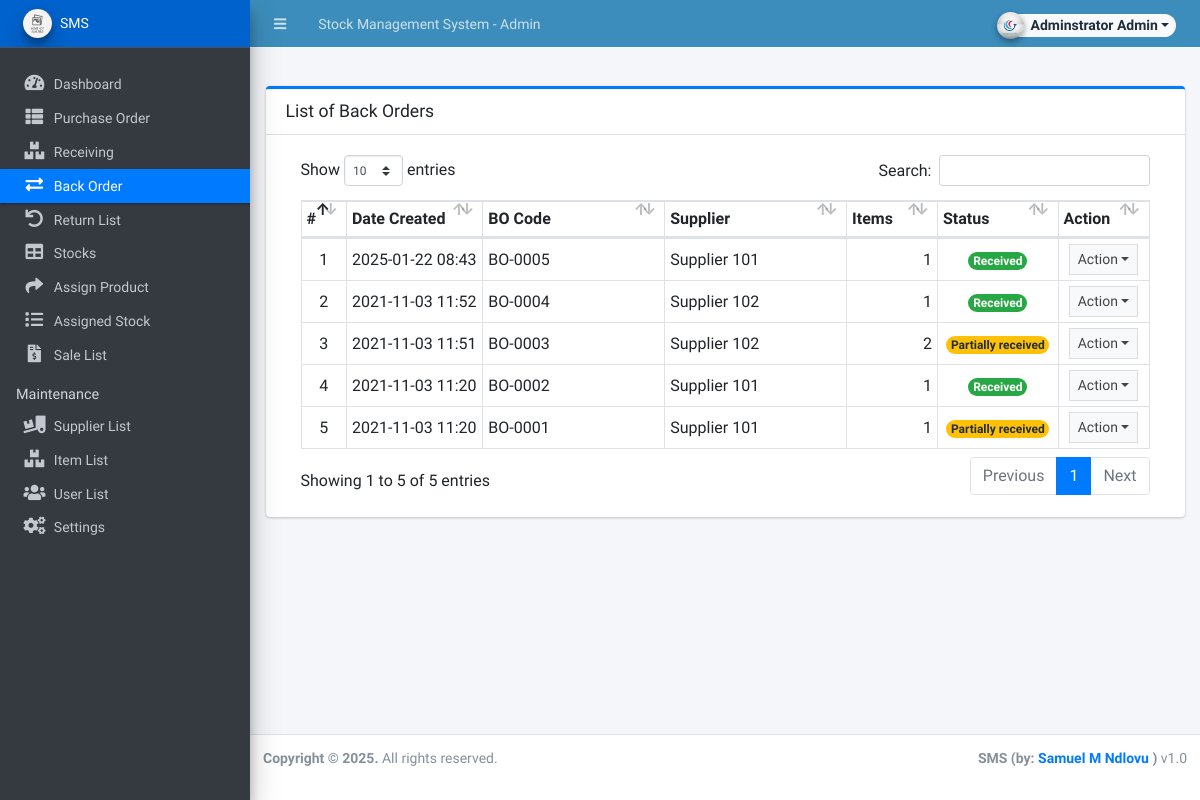
The app's page /admin/?page=back_order (signed in) with its own data.
### tables this page shows
CREATE TABLE `back_order_list` (
  `id` int(30) NOT NULL,
  `receiving_id` int(30) NOT NULL,
  `po_id` int(30) NOT NULL,
  `bo_code` varchar(50) NOT NULL,
  `supplier_id` int(30) NOT NULL,
  `amount` float NOT NULL,
  `discount_perc` float NOT NULL DEFAULT 0,
  `discount` float NOT NULL DEFAULT 0,
  `tax_perc` float NOT NULL DEFAULT 0,
  `tax` float NOT NULL DEFAULT 0,
  `remarks` text DEFAULT NULL,
  `status` tinyint(4) NOT NULL DEFAULT 0 COMMENT '0 = pending, 1 = partially received, 2 =received',
  `date_created` datetime NOT NULL DEFAULT current_timestamp(),
  `date_updated` datetime NOT NULL DEFAULT current_timestamp() ON UPDATE current_timestamp()
);

CREATE TABLE `supplier_list` (
  `id` int(30) NOT NULL,
  `name` text NOT NULL,
  `address` text NOT NULL,
  `cperson` text NOT NULL,
  `contact` text NOT NULL,
  `status` tinyint(1) NOT NULL DEFAULT 1,
  `date_created` datetime NOT NULL DEFAULT current_timestamp(),
  `date_updated` datetime NOT NULL DEFAULT current_timestamp() ON UPDATE current_timestamp()
);

### admin/back_order/index.php (the view, shortened to what this page needs)
<div class="card card-outline card-primary">
	<div class="card-header">
		<h3 class="card-title">List of Back Orders</h3>
	</div>
	<div class="card-body">
		<div class="container-fluid">
        <div class="container-fluid">
			<table class="table table-bordered table-stripped">
                    <colgroup>
                        <col width="5%">
                        <col width="15%">
                        <col width="20%">
                        <col width="20%">
                        <col width="10%">
                        <col width="10%">
                        <col width="10%">
                    </colgroup>
                    <thead>
                        <tr>
                            <th>#</th>
                            <th>Date Created</th>
                            <th>BO Code</th>
                            <th>Supplier</th>
                            <th>Items</th>
                            <th>Status</th>
                            <th>Action</th>
                        </tr>
                    </thead>
                    <tbody>
                        <?php
                        $i = 1;
                        $qry = $conn->query("SELECT p.*, s.name as supplier FROM `back_order_list` p inner join supplier_list s on p.supplier_id = s.id order by p.`date_created` desc");
                        while($row = $qry->fetch_assoc()):
                            $row['items'] = $conn->query("SELECT count(item_id) as `items` FROM `bo_items` where bo_id = '{$row['id']}' ")->fetch_assoc()['items'];
                        ?>
                            <tr>
                                <td class="text-center"><?php echo $i++; ?></td>
                                <td><?php echo date("Y-m-d H:i",strtotime($row['date_created'])) ?></td>
                                <td><?php echo $row['bo_code'] ?></td>
                                <td><?php echo $row['supplier'] ?></td>
                                <td class="text-right"><?php echo number_format($row['items']) ?></td>
                                <td class="text-center">
                                    <?php if($row['status'] == 0): ?>
                                        <span class="badge badge-primary rounded-pill">Pending</span>
                                    <?php elseif($row['status'] == 1): ?>
                                        <span class="badge badge-warning rounded-pill">Partially received</span>
                                        <?php elseif($row['status'] == 2): ?>
                                        <span class="badge badge-success rounded-pill">Received</span>
                                    <?php else: ?>
                                        <span class="badge badge-danger rounded-pill">N/A</span>
                                    <?php endif; ?>
                                </td>
                                <td align="center">
                                    <button type="button" class="btn btn-flat btn-default btn-sm dropdown-toggle dropdown-icon" data-toggle="dropdown">
                                            Action
                                    </button>
                                </td>
                            </tr>
                        <?php endwhile; ?>
                    </tbody>
                </table>
		</div>
		</div>
	</div>
</div>

### records on screen
back_order_list: date_created "2025-01-22 08:43", bo_code "BO-0005", supplier.name "Supplier 101", supplier "1", status "Received"
back_order_list: date_created "2021-11-03 11:52", bo_code "BO-0004", supplier.name "Supplier 102", items "1", status "Received"
back_order_list: date_created "2021-11-03 11:51", bo_code "BO-0003", supplier.name "Supplier 102", supplier "2", status "Partially received"
back_order_list: date_created "2021-11-03 11:20", bo_code "BO-0002", supplier.name "Supplier 101", supplier "1", status "Received"
back_order_list: date_created "2021-11-03 11:20", bo_code "BO-0001", supplier.name "Supplier 101", supplier "1", status "Partially received"

### other values on screen
$_settings->info('name') "Stock Management System"
$_settings->userdata('firstname').' '.$_settings->userdata('lastname') "Adminstrator Admin"
$_settings->info('short_name') "SMS"
